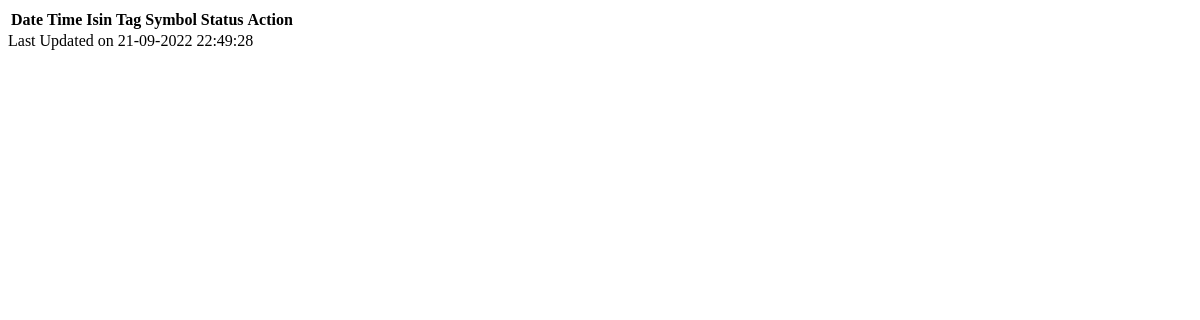
The app's page /bengaluru/load_five_hundred_zero/, older data.
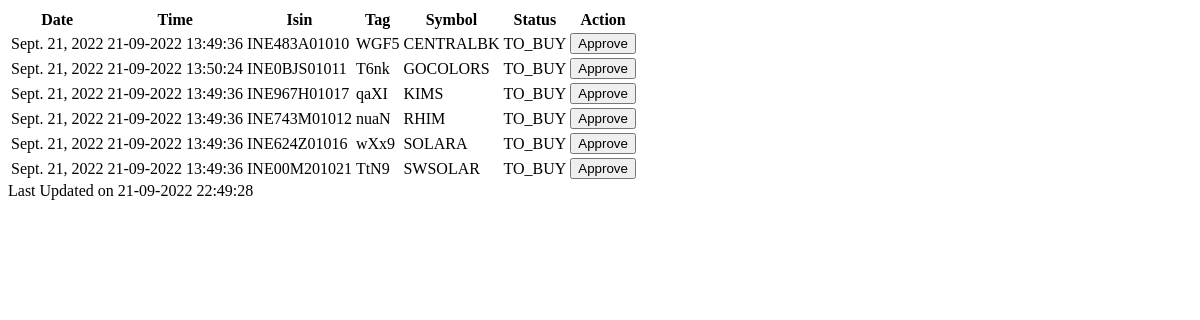
The same page, newer data.
### bengaluru/models.py (models this page shows, shortened)
class FhZero(models.Model):
    date = models.DateField(verbose_name="Date")
    time = models.DateTimeField(verbose_name="Time")
    tag = models.CharField(max_length=10, verbose_name="Tag")
    five_hundred = models.ForeignKey(
        FiveHundred,
        on_delete=models.SET_NULL,
        null=True,
        blank=True,
        verbose_name="Five Hundred",
    )
    symbol = models.CharField(max_length=200, verbose_name="Symbol")
    isin = models.CharField(max_length=100, verbose_name="Isin")
    status = models.CharField(
        max_length=10,
        choices=FhZeroStatus.choices,
        verbose_name="Status",
    )
    buy_price = models.FloatField(null=True, blank=True, verbose_name="Buy Price")
    sell_price = models.FloatField(null=True, blank=True, verbose_name="Sell Price")
    profit_loss = models.FloatField(null=True, blank=True, verbose_name="Profit Loss")
    objects = models.Manager()
    class Meta:
        ordering = ["-date", "symbol"]
        constraints = [
            models.UniqueConstraint(fields=['date', 'tag'], name='%(app_label)s_%(class)s_unique_tag')
        ]

### bengaluru/views.py (the view)
# urls.py: path('load_five_hundred_zero/', views.load_fhz, name='load_fhz'),
def load_fhz(request):
    obj = FhZero.objects.filter(date=datetime.today())
    context = {
        "items": list(obj.values()),
    }
    return render(request, 'bengaluru/load-fhz.html', context=context)

### templates/bengaluru/load-fhz.html
{% load humanize %}
<table id="fhzero" class="green-table">
<tr>
    <th>Date</th>
    <th>Time</th>
    <th>Isin</th>
    <th>Tag</th>
    <th>Symbol</th>
    <th>Status</th>
    <th>Action</th>
</tr>
{% for item in items %}
<tr>
    <td>{{ item.date }}</td>
    <td>{{ item.time|date:'d-m-Y H:i:s' }}</td>
    <td>{{ item.isin }}</td>
    <td>{{ item.tag }}</td>
    <td>{{ item.symbol }}</td>
    <td>{{ item.status }}</td>
    <td><button type="button" class="btn btn-primary">Approve</button></td>
</tr>
{% endfor %}
</table>
<div class="pt-3 txt-rt">
    Last Updated on {% now "d-m-Y H:i:s" %}
</div>

Row changes from the older to the newer data that the page shows:
added FhZero: date "Sept. 21, 2022", time "21-09-2022 13:49:36", isin "INE483A01010", tag "WGF5", symbol "CENTRALBK", status "TO_BUY"
added FhZero: date "Sept. 21, 2022", time "21-09-2022 13:50:24", isin "INE0BJS01011", tag "T6nk", symbol "GOCOLORS", status "TO_BUY"
added FhZero: date "Sept. 21, 2022", time "21-09-2022 13:49:36", isin "INE967H01017", tag "qaXI", symbol "KIMS", status "TO_BUY"
added FhZero: date "Sept. 21, 2022", time "21-09-2022 13:49:36", isin "INE743M01012", tag "nuaN", symbol "RHIM", status "TO_BUY"
added FhZero: date "Sept. 21, 2022", time "21-09-2022 13:49:36", isin "INE624Z01016", tag "wXx9", symbol "SOLARA", status "TO_BUY"
added FhZero: date "Sept. 21, 2022", time "21-09-2022 13:49:36", isin "INE00M201021", tag "TtN9", symbol "SWSOLAR", status "TO_BUY"
